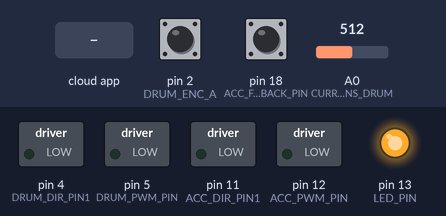
Recording of a sketch running on a simulated Arduino Mega 2560, built with avr-gcc and run on an emulated ATmega2560. Shown: switched loads named in the sketch (green lamp = pin HIGH), output pins drawn as LEDs (lit = HIGH). Inputs (shaded band) come from the test bench; at power-on: pin 2 (DRUM_ENC_A) HIGH, pin 18 (ACC_FEEDBACK_PIN) HIGH, A0 (CURR_SENS_DRUM) = 512. The ROS host is connected and sends only what is stated.

Above: at 1.2 s.
1.3 s: the phone or cloud app sets drum_cmd to 45
At 3.0 s:
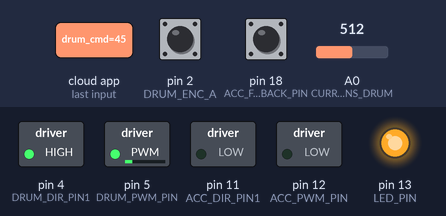
4.3 s: the phone or cloud app sets acc_cmd to 45
At 6.1 s:
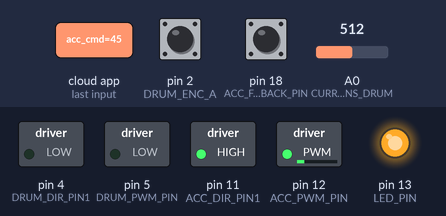
7.3 s: the phone or cloud app sets drum_cmd to 90
At 7.9 s:
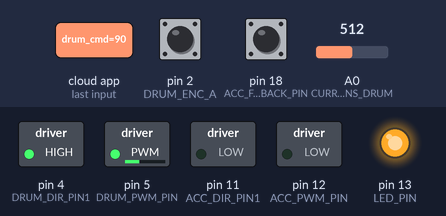
10.3 s: the phone or cloud app sets acc_cmd to 90
At 11.0 s:
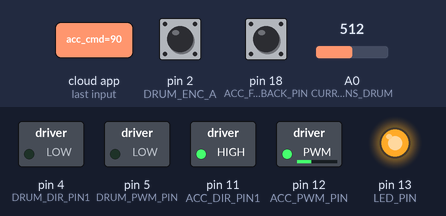
13.3 s: the phone or cloud app sets drum_cmd to 180
At 14.1 s:
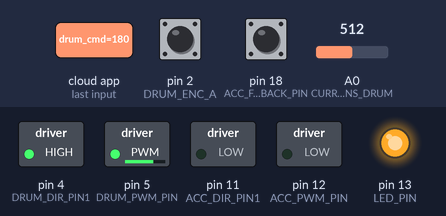
16.3 s: the phone or cloud app sets acc_cmd to 180
At 17.1 s:
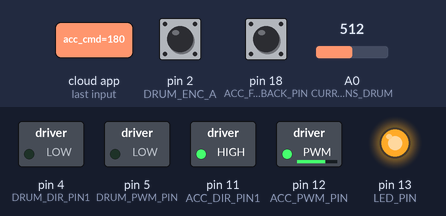
Timing chart, 0 to 20.3 s (numbered marks = the images above; inputs shaded):
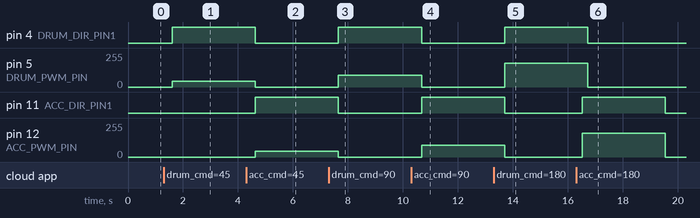

Measured:
- after the input at 1.3 s, pin 4 (DRUM_DIR_PIN1): LOW → HIGH after 0.31 s; pin 5 (DRUM_PWM_PIN): 0/255 → 45/255 after 0.31 s
- after the input at 4.3 s, pin 11 (ACC_DIR_PIN1): LOW → HIGH after 0.34 s; pin 12 (ACC_PWM_PIN): 0/255 → 45/255 after 0.34 s
- after the input at 7.3 s, pin 4 (DRUM_DIR_PIN1): LOW → HIGH after 0.36 s; pin 5 (DRUM_PWM_PIN): 0/255 → 90/255 after 0.36 s
- after the input at 10.3 s, pin 11 (ACC_DIR_PIN1): LOW → HIGH after 0.38 s; pin 12 (ACC_PWM_PIN): 0/255 → 90/255 after 0.38 s
- after the input at 13.3 s, pin 4 (DRUM_DIR_PIN1): LOW → HIGH after 0.40 s; pin 5 (DRUM_PWM_PIN): 0/255 → 180/255 after 0.40 s
- after the input at 16.3 s, pin 11 (ACC_DIR_PIN1): LOW → HIGH after 0.22 s, → LOW 3.0 s later; pin 12 (ACC_PWM_PIN): 0/255 → 180/255 after 0.22 s, → 0/255 3.0 s later

The sketch:

mega_interface.ino
```cpp
/* Author: Vibhakar Mohta
 * Subscribers:
 *    - /drum_cmd: [std_msgs::Int32] PWM value between -255 to 255
 *    - /acc_cmd : [std_msgs::Int32] PWM value between -255 to 255
 * Publishers:
 *    - /tool_raw_info: [std_msgs::Float64MultiArray] {drum_dticks_dt, acc_ticks, drum_current_read, acc_current_read}
 *
 * - Source code for arduino mega to handle action and encoder feedback
 * - The node locks actuation if the particular topic is not recieved for 3 seconds
 *
 * TODO
 * -
 * */


// #define USE_USBCON
#include <ros.h>
#include <std_msgs/Int32.h>
#include <std_msgs/Float64.h>

//--------------------Pins--------------------//
#define LED_PIN 13
// #define CONN_PIN 12

//Drum
#define DRUM_DIR_PIN1 4
// #define DRUM_DIR_PIN2 3
#define DRUM_PWM_PIN 5
#define DRUM_ENC_A 2
#define DRUM_ENC_B 3

//Linear Actuator
#define ACC_DIR_PIN1 11
// #define ACC_DIR_PIN2 8
#define ACC_PWM_PIN 12
#define ACC_FEEDBACK_PIN 18

//Current Sensors
#define CURR_SENS_DRUM A0
#define CURR_SENS_ACC A1

//------------Global Variables------------//
//Encoder Reading Variables
long long int drum_ticks=0;
volatile double acc_ticks=0;
volatile unsigned int drum_read_curr, drum_read_prev;
volatile unsigned int acc_read_curr, acc_read_prev;
volatile unsigned int t_curr, t_prev;
volatile bool acc_dir = 1; //1 for forward, 0 for reverse
volatile bool node_started = false; //1 for forward, 0 for reverse

//Callback Data Variables
int drum_pwm=0, acc_pwm=0;
unsigned int drum_msg_dT = 0, acc_msg_dT = 0;

//------------Functions------------//
//Interrupt Functions
void drum_position_interrupt() //Gives the position of the Motor wrt initial position (stored in ep)
{
  if(node_started==false) return;
  if (digitalRead(DRUM_ENC_A) == digitalRead(DRUM_ENC_B))  drum_ticks++;
  else drum_ticks--;
}

void acc_position_interrupt() //Gives the position of the Motor wrt initial position (stored in ep)
{
  if(node_started==false) return;
  if (acc_dir==1)  acc_ticks += 1.0;
  else             acc_ticks -= 1.0;
}

ros::NodeHandle nh;

void drumCmdCB(const std_msgs::Int32& msg)
{
    drum_pwm = msg.data;
    drum_msg_dT = 0;
}

void accCmdCB(const std_msgs::Int32& msg)
{
    acc_pwm = msg.data;
    acc_msg_dT = 0;
}

//ROS Variables
ros::Subscriber<std_msgs::Int32> drum_sub("/drum_cmd", &drumCmdCB);
ros::Subscriber<std_msgs::Int32> tool_sub("/acc_cmd", &accCmdCB);
std_msgs::Float64 drum_raw_current_msg;
ros::Publisher drum_raw_current("/drum_raw_current", &drum_raw_current_msg);
std_msgs::Float64 drum_raw_position_msg;
ros::Publisher drum_raw_position("/drum_raw_position", &drum_raw_position_msg);

void setup()
{
    // Initialize node
    nh.initNode();
    nh.advertise(drum_raw_current); // Initialize publisher
    nh.advertise(drum_raw_position); // Initialize publisher
    nh.subscribe(drum_sub); // Initialize subscriber 1
    nh.subscribe(tool_sub); // Initialize subscriber 2

    //Setup Pins (With initial values)
    pinMode(LED_PIN, OUTPUT); digitalWrite(LED_PIN, HIGH);

    pinMode(DRUM_PWM_PIN, OUTPUT); analogWrite(DRUM_PWM_PIN, HIGH);
    pinMode(DRUM_ENC_A, INPUT_PULLUP);
    pinMode(DRUM_ENC_B, INPUT_PULLUP);
    pinMode(DRUM_DIR_PIN1, OUTPUT); digitalWrite(DRUM_DIR_PIN1, LOW);
    // pinMode(DRUM_DIR_PIN2, OUTPUT); digitalWrite(DRUM_DIR_PIN2, HIGH);

    //Linear Actuator
    pinMode(ACC_PWM_PIN, OUTPUT); analogWrite(DRUM_PWM_PIN, HIGH);
    pinMode(ACC_DIR_PIN1, OUTPUT); digitalWrite(ACC_DIR_PIN1, LOW);
    // pinMode(ACC_DIR_PIN2, OUTPUT); digitalWrite(ACC_DIR_PIN2, HIGH);
    pinMode(ACC_FEEDBACK_PIN, INPUT_PULLUP);

    //Current Sensors
    pinMode(CURR_SENS_DRUM, INPUT);
    pinMode(CURR_SENS_ACC, INPUT);

    //Interrupts to read encoder data
    attachInterrupt(digitalPinToInterrupt(DRUM_ENC_A), drum_position_interrupt, RISING);//Interrupt activates when a gets rising edge
    attachInterrupt(digitalPinToInterrupt(ACC_FEEDBACK_PIN), acc_position_interrupt, RISING);//Interrupt activates when pin gets rising edge

    // Store default values in _prev variables
    drum_read_prev = 0;
    acc_read_prev = 0;
    t_prev = millis();
    while(nh.connected()==false)
    {
      nh.spinOnce(); // Spin node
      delay(50);
    }
    nh.loginfo("Setup Completed");
    node_started = true;
}
bool fwd_done = false;
void loop()
{
    //--------------------Command Drum-----------------------
    if (drum_msg_dT>3000) //if last message was within 3 seconds
    {
        drum_pwm = 0;
        // nh.loginfo("Locking Drum");
    }
    else
    {
        // nh.loginfo("Commanding Drum "+ drum_pwm);
    }

    // if(fwd_done ==false && drum_ticks<6000)
    // {
    //     drum_pwm = 100;
    // }
    // else if(fwd_done == false && drum_ticks > 6000)
    // {
    //   fwd_done = true;
    // }
    // else if(drum_ticks>0)
    // {
    //   drum_pwm = -60;
    // }
    // else drum_pwm = 0;

    //write drum_pwm to pin
    if(drum_pwm>0)
    {
        digitalWrite(DRUM_DIR_PIN1, HIGH);
        // digitalWrite(DRUM_DIR_PIN2, LOW);
    }
    else
    {
        digitalWrite(DRUM_DIR_PIN1, LOW);
        // digitalWrite(DRUM_DIR_PIN2, HIGH);
    }
    analogWrite(DRUM_PWM_PIN, abs(drum_pwm));

    //--------------------Command Linear Actuator-----------------------
    if (acc_msg_dT>3000) //if last message was within 3 seconds
    {
      acc_pwm = 0;
      // nh.loginfo("Locking Linear Actuator");
    }
    else
    {
        // nh.loginfo("Commanding Linear Actuator "+ acc_pwm);
    }


    //write acc_pwm to pin
    if(acc_pwm>0)
    {
      digitalWrite(ACC_DIR_PIN1, HIGH);
      // digitalWrite(ACC_DIR_PIN2, LOW);
      acc_dir = 1;
    }
    else
    {
      digitalWrite(ACC_DIR_PIN1, LOW);
      // digitalWrite(ACC_DIR_PIN2, HIGH);
      acc_dir = 0;
    }
    analogWrite(ACC_PWM_PIN, abs(acc_pwm));

    // //--------------------Read Current Sensors-----------------------
    //Calculate dticks/dt for drum
    acc_read_curr=acc_ticks; drum_read_curr = drum_ticks;
    t_curr=millis();

    //Publish Feedback from Encoders and Current Sensors using tool_raw_cmd_pub
    drum_raw_position_msg.data = drum_ticks;
    drum_raw_current_msg.data= analogRead(CURR_SENS_DRUM);
    drum_raw_current.publish(&drum_raw_current_msg);
    drum_raw_position.publish(&drum_raw_position_msg);
    // nh.loginfo( (String("Current Commands: ")+ String(acc_pwm)+ " "+String(drum_pwm)).c_str() );
    // nh.loginfo( (String("Current Readings: Drum Ticks")+ String(drum_ticks)+ " Acc ticks "+String(acc_ticks)).c_str() );

    //Update previous values
    drum_read_prev = drum_read_curr; acc_read_prev = acc_read_curr;
    t_prev = t_curr;
    nh.spinOnce(); // Spin node
    delay(200);
    drum_msg_dT+=200;
    acc_msg_dT+=200;
}
```
